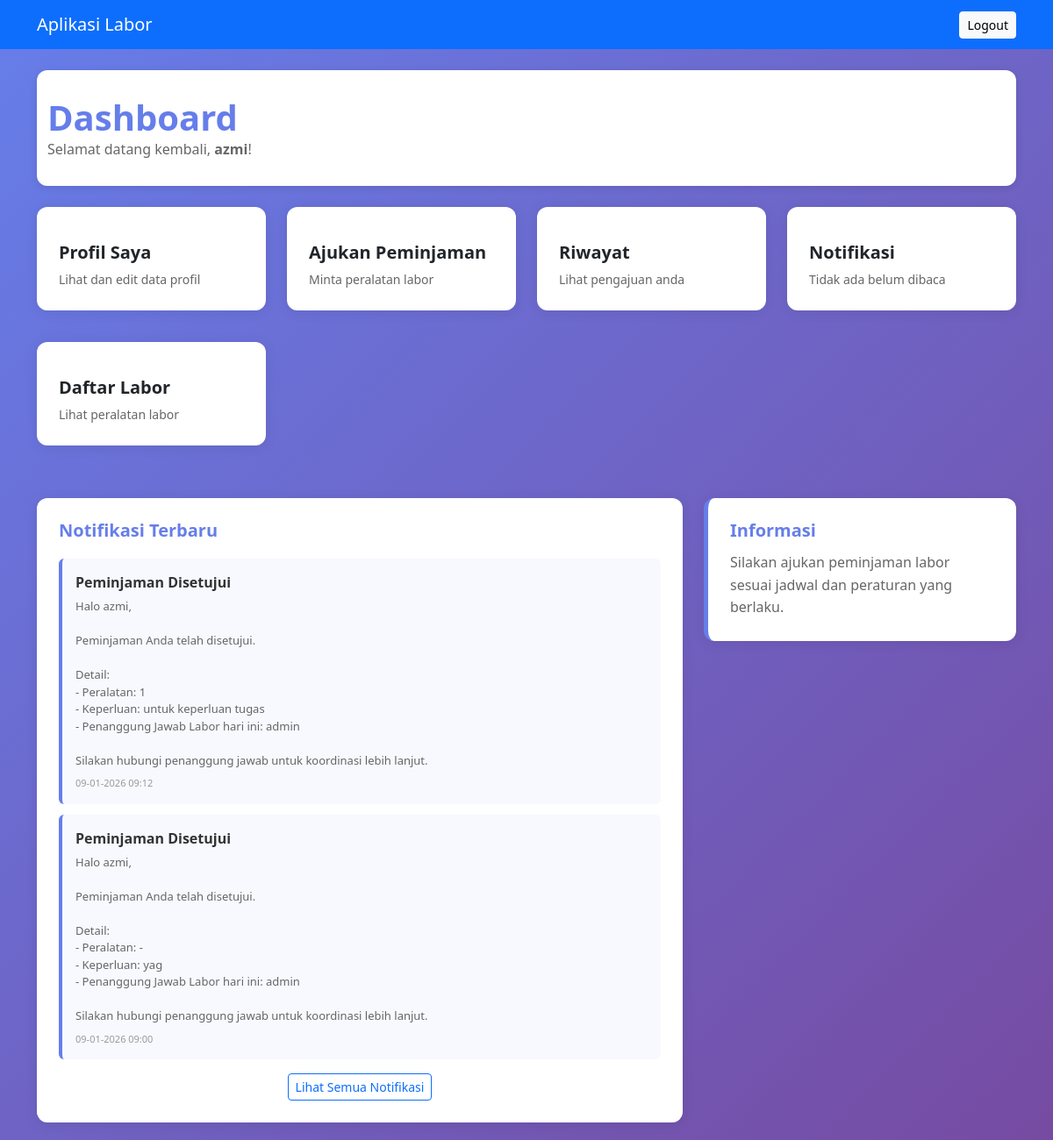
/dashboard.php (signed in), run on the app's committed database.
### tables this page shows
CREATE TABLE `users` (
  `id` int(11) NOT NULL,
  `email` varchar(100) DEFAULT NULL,
  `nama` varchar(100) DEFAULT NULL,
  `nim` varchar(20) DEFAULT NULL,
  `password` varchar(255) DEFAULT NULL,
  `jurusan` varchar(100) DEFAULT NULL,
  `foto` varchar(255) DEFAULT NULL
);

CREATE TABLE `notifications` (
  `id` int(11) NOT NULL,
  `user_id` int(11) NOT NULL,
  `title` varchar(191) NOT NULL,
  `message` text NOT NULL,
  `is_read` tinyint(1) DEFAULT 0,
  `created_at` datetime DEFAULT current_timestamp()
);

CREATE TABLE `info_dashboard` (
  `id` int(11) NOT NULL,
  `judul` varchar(100) DEFAULT NULL,
  `deskripsi` text DEFAULT NULL,
  `terakhir_update` timestamp NOT NULL DEFAULT current_timestamp()
);

### dashboard.php (the view, shortened to what this page needs)
<?php
include 'config/database.php';
include 'assets/header.php';
$create_notif = "CREATE TABLE IF NOT EXISTS notifications (
  id INT AUTO_INCREMENT PRIMARY KEY,
  user_id INT NOT NULL,
  title VARCHAR(191) NOT NULL,
  message TEXT NOT NULL,
  is_read TINYINT(1) DEFAULT 0,
  created_at DATETIME DEFAULT CURRENT_TIMESTAMP
)";
mysqli_query($conn, $create_notif);
$info = mysqli_fetch_assoc(
  mysqli_query($conn,"SELECT * FROM info_dashboard ORDER BY id DESC LIMIT 1")
);
$notifs_q = mysqli_query($conn, "SELECT * FROM notifications WHERE user_id='".intval($_SESSION['user_id'])."' ORDER BY created_at DESC LIMIT 10");
$unread_count = mysqli_num_rows(mysqli_query($conn, "SELECT id FROM notifications WHERE user_id='".intval($_SESSION['user_id'])."' AND is_read=0"));
$user = mysqli_fetch_assoc(mysqli_query($conn,"SELECT nama FROM users WHERE id='".intval($_SESSION['user_id'])."'"));
?>
<div class="dashboard-header mb-4">
  <div class="container">
    <h1><i class="fas fa-home"></i> Dashboard</h1>
    <p>Selamat datang kembali, <strong><?php echo htmlspecialchars($user['nama']); ?></strong>!</p>
  </div>
</div>
<div class="row">
  <div class="col-md-3 mb-3">
    <a href="user/profil.php" class="menu-card profil">
      <h5>Profil Saya</h5>
      <p>Lihat dan edit data profil</p>
    </a>
  </div>
  <div class="col-md-3 mb-3">
    <a href="peminjaman/tambah.php" class="menu-card ajukan">
      <h5>Ajukan Peminjaman</h5>
      <p>Minta peralatan labor</p>
    </a>
  </div>
  <div class="col-md-3 mb-3">
    <a href="peminjaman/riwayat.php" class="menu-card riwayat">
      <h5>Riwayat</h5>
      <p>Lihat pengajuan anda</p>
    </a>
  </div>
  <div class="col-md-3 mb-3">
    <a href="user/notifications.php" class="menu-card notifikasi">
      <h5>Notifikasi</h5>
      <p><?php echo $unread_count > 0 ? $unread_count . ' belum dibaca' : 'Tidak ada belum dibaca'; ?></p>
    </a>
  </div>
  <div class="col-md-3 mb-3">
    <a href="labor.php" class="menu-card labor">
      <h5>Daftar Labor</h5>
      <p>Lihat peralatan labor</p>
    </a>
  </div>
</div>
<div class="row mt-4">
  <div class="col-lg-8">
    <div class="notif-widget">
      <h5><i class="fas fa-bell"></i> Notifikasi Terbaru</h5>
      <?php if(mysqli_num_rows($notifs_q) > 0): ?>
        <?php while($n = mysqli_fetch_assoc($notifs_q)): ?>
          <div class="notif-item <?php echo !$n['is_read'] ? 'unread' : ''; ?>">
            <div class="d-flex justify-content-between align-items-start">
              <div style="flex: 1;">
                <div class="notif-item-title"><?php echo htmlspecialchars($n['title']); ?></div>
                <div class="notif-item-text"><?php echo nl2br(htmlspecialchars($n['message'])); ?></div>
                <div class="notif-item-time"><i class="fas fa-clock"></i> <?php echo date('d-m-Y H:i', strtotime($n['created_at'])); ?></div>
              </div>
            </div>
          </div>
        <?php endwhile; ?>
        <div class="text-center mt-3">
          <a href="user/notifications.php" class="btn btn-sm btn-outline-primary">Lihat Semua Notifikasi</a>
        </div>
      <?php endif; ?>
    </div>
  </div>
  <div class="col-lg-4">
    <div class="info-banner">
      <h5><i class="fas fa-info-circle"></i> Informasi</h5>
      <p><?php echo $info ? htmlspecialchars($info['deskripsi']) : 'Tidak ada informasi saat ini.'; ?></p>
    </div>
  </div>
</div>
<?php include 'assets/footer.php'; ?>

### dashboard.php (style rules this page uses)
body { background: linear-gradient(135deg, #667eea 0%, #764ba2 100%); min-height: 100vh; font-family: 'Segoe UI', Tahoma, Geneva, Verdana, sans-serif; }
.dashboard-header { background: white; padding: 30px 0; margin-bottom: 30px; box-shadow: 0 2px 10px rgba(0,0,0,0.1); border-radius: 12px; }
.dashboard-header h1 { color: #667eea; font-weight: 700; margin-bottom: 0; }
.dashboard-header p { color: #666; margin-bottom: 0; }
.menu-card { background: white; border-radius: 12px; padding: 25px; margin-bottom: 20px; box-shadow: 0 2px 15px rgba(0,0,0,0.08); transition: all 0.3s ease; text-decoration: none; color: inherit; display: block; }
.menu-card h5 { font-weight: 700; margin-bottom: 8px; }
.menu-card p { margin-bottom: 0; font-size: 14px; color: #666; }
.notif-widget { background: white; border-radius: 12px; padding: 25px; box-shadow: 0 2px 15px rgba(0,0,0,0.08); margin-bottom: 20px; }
.notif-widget h5 { color: #667eea; font-weight: 700; margin-bottom: 20px; }
.notif-item { border-left: 4px solid #667eea; padding: 15px; margin-bottom: 12px; background: #f8f9ff; border-radius: 6px; transition: all 0.2s ease; }
.notif-item-title { font-weight: 600; color: #333; margin-bottom: 6px; }
.notif-item-text { font-size: 13px; color: #666; margin-bottom: 8px; }
.notif-item-time { font-size: 11px; color: #999; }
.info-banner { background: white; border-radius: 12px; padding: 25px; box-shadow: 0 2px 15px rgba(0,0,0,0.08); border-left: 5px solid #667eea; }
.info-banner h5 { color: #667eea; font-weight: 700; margin-bottom: 12px; }
.info-banner p { color: #666; margin-bottom: 0; line-height: 1.6; }

### data on the page
users: nama "azmi"
notifications: title "Peminjaman Disetujui", message "Halo azmi, Peminjaman Anda telah disetujui. Detail: - Peralatan: 1 - Keperluan: untuk keperluan tugas - Penanggung Jawab Labor hari ini: admin Silakan hubungi penanggung jawab untuk koordinasi lebih lanjut.", created_at "09-01-2026 09:12"
notifications: title "Peminjaman Disetujui", message "Halo azmi, Peminjaman Anda telah disetujui. Detail: - Peralatan: - - Keperluan: yag - Penanggung Jawab Labor hari ini: admin Silakan hubungi penanggung jawab untuk koordinasi lebih lanjut.", created_at "09-01-2026 09:00"
info_dashboard: deskripsi "Silakan ajukan peminjaman labor sesuai jadwal dan peraturan yang berlaku."
